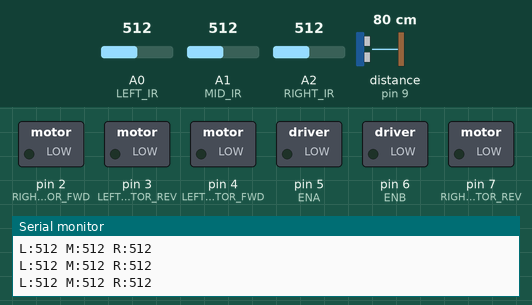
Recording of a sketch running on a simulated Arduino Uno, built with avr-gcc and run on an emulated ATmega328P. Parts: switched loads named in the sketch (green lamp = pin HIGH), the last lines printed to the serial monitor. Wiring (inferred from the names in the program): ultrasonic range finder: trigger pin 8; echo pin 9. The test bench sets the inputs (shaded band); at power-on: A0 (LEFT_IR) = 512, A1 (MID_IR) = 512, distance to the obstacle (sensor on pin 9) 80 cm, A2 (RIGHT_IR) = 512. The echo pulse lasts 58.3 µs per cm; pins used as bus, display or sensor lines are not drawn.

Above: at 1.2 s.
1.3 s: A0 (LEFT_IR) set to 732
4.3 s: A0 (LEFT_IR) set to 762
At 5.5 s:
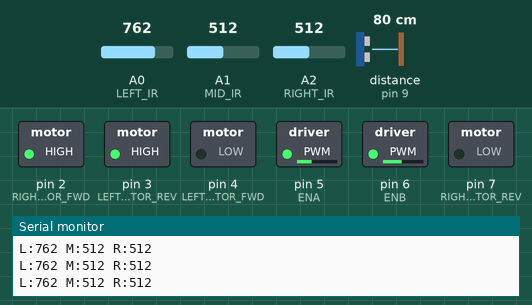
5.8 s: A1 (MID_IR) set to 734
8.8 s: A1 (MID_IR) set to 762
At 9.2 s:
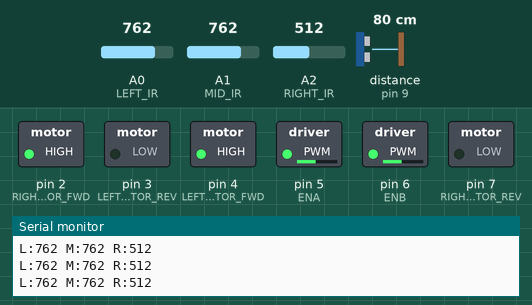
10.3 s: distance to the obstacle (sensor on pin 9) set to 8 cm
11.8 s: distance to the obstacle (sensor on pin 9) set to 5 cm
At 13.3 s:
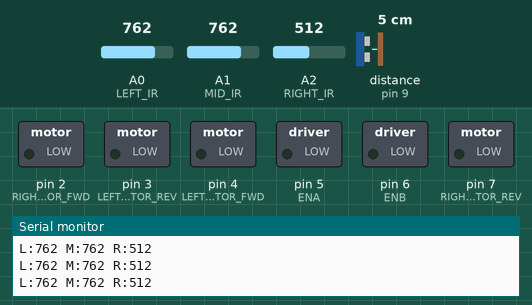
Timing chart, 0 to 14.3 s (numbered marks = the images above; inputs shaded):
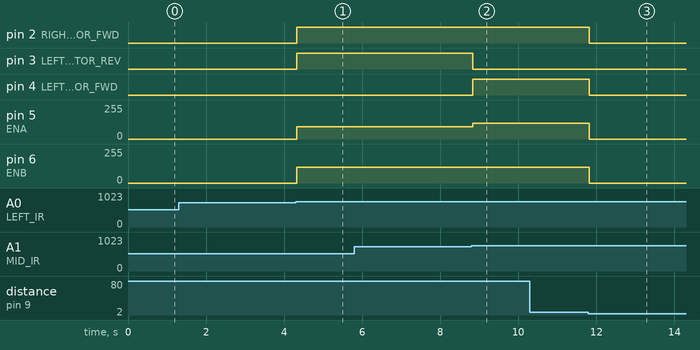

Measured:
- the behaviour switches between 750 and 751 on A0 (LEFT_IR) (found by bisection; images 0 and 1)
- the behaviour switches between 750 and 751 on A1 (MID_IR) (found by bisection; images 1 and 2)
- the behaviour switches between 7 and 6 cm on distance to the obstacle (sensor on pin 9) (found by bisection; images 2 and 3)
- after the input at 4.3 s, pin 2 (RIGHT_MOTOR_FWD), pin 3 (LEFT_MOTOR_REV): LOW → HIGH at once; pin 5 (ENA): 0/255 → 92/255 at once; pin 6 (ENB): 0/255 → 118/255 at once
- after the input at 8.8 s, pin 3 (LEFT_MOTOR_REV): HIGH → LOW at once; pin 4 (LEFT_MOTOR_FWD): LOW → HIGH at once; pin 5 (ENA): 92/255 → 118/255 at once
- after the input at 11.8 s, pin 2 (RIGHT_MOTOR_FWD), pin 4 (LEFT_MOTOR_FWD): HIGH → LOW at once; pin 5 (ENA), pin 6 (ENB): 118/255 → 0/255 at once

The sketch:

separated_autonomous_mode.ino
```cpp
#define LEFT_IR A0
#define MID_IR A1
#define RIGHT_IR A2

#define LEFT_MOTOR_FWD 4
#define LEFT_MOTOR_REV 3
#define RIGHT_MOTOR_FWD 2
#define RIGHT_MOTOR_REV 7

#define ENA 5
#define ENB 6

#define TRIG 8
#define ECHO 9

int threshold = 600;
int speedmotor = 118;
unsigned long lastObstacleTime = 0;
bool isPaused = false;

void setup() {
  pinMode(LEFT_MOTOR_FWD, OUTPUT);
  pinMode(LEFT_MOTOR_REV, OUTPUT);
  pinMode(RIGHT_MOTOR_FWD, OUTPUT);
  pinMode(RIGHT_MOTOR_REV, OUTPUT);

  pinMode(ENA, OUTPUT);
  pinMode(ENB, OUTPUT);

  pinMode(MID_IR , INPUT);
  pinMode(RIGHT_IR , INPUT);
  pinMode(LEFT_IR, INPUT);

  pinMode(TRIG, OUTPUT);
  pinMode(ECHO, INPUT);

  Serial.begin(9600);
}

void loop() {
  long duration, distance;

  digitalWrite(TRIG, LOW);
  delayMicroseconds(2);
  digitalWrite(TRIG, HIGH);
  delayMicroseconds(10);
  digitalWrite(TRIG, LOW);
  duration = pulseIn(ECHO, HIGH);
  distance = duration * 0.034 / 2;

  if (!isPaused && distance > 0 && distance <= 5) {
    stopMotors();
    isPaused = true;
    lastObstacleTime = millis();
  }

  if (isPaused) {
    if (millis() - lastObstacleTime < 5000) {
      return;
    } else {
      isPaused = false;
    }
  }

  int left = analogRead(LEFT_IR);
  int mid = analogRead(MID_IR);
  int right = analogRead(RIGHT_IR);

  Serial.print("L:");
  Serial.print(left);
  Serial.print(" M:");
  Serial.print(mid);
  Serial.print(" R:");
  Serial.println(right);

  if (mid > 750) {
    forward();
  }
  else if (left > 750) {
    turnLeft();
  }
  else if (right > 750) {
    turnRight();
  }
  else if (left > 750 && mid > 750 && right > 750) {
    stopMotors();
  }
}
void forward() {
  digitalWrite(LEFT_MOTOR_FWD, HIGH);
  digitalWrite(LEFT_MOTOR_REV, LOW);
  digitalWrite(RIGHT_MOTOR_FWD, HIGH);
  digitalWrite(RIGHT_MOTOR_REV, LOW);
  analogWrite(ENA, speedmotor);
  analogWrite(ENB, speedmotor);
}

void turnLeft() {
  digitalWrite(LEFT_MOTOR_FWD, LOW);
  digitalWrite(LEFT_MOTOR_REV, HIGH);
  digitalWrite(RIGHT_MOTOR_FWD, HIGH);
  digitalWrite(RIGHT_MOTOR_REV, LOW);
  analogWrite(ENA, speedmotor * 0.78);
  analogWrite(ENB, speedmotor);
}

void turnRight() {
  digitalWrite(LEFT_MOTOR_FWD, HIGH);
  digitalWrite(LEFT_MOTOR_REV, LOW);
  digitalWrite(RIGHT_MOTOR_FWD, LOW);
  digitalWrite(RIGHT_MOTOR_REV, HIGH);
  analogWrite(ENA, speedmotor);
  analogWrite(ENB, speedmotor * 0.78);
}

void stopMotors() {
  digitalWrite(LEFT_MOTOR_FWD, LOW);
  digitalWrite(LEFT_MOTOR_REV, LOW);
  digitalWrite(RIGHT_MOTOR_FWD, LOW);
  digitalWrite(RIGHT_MOTOR_REV, LOW);
  analogWrite(ENA, 0);
  analogWrite(ENB, 0);
}
```
